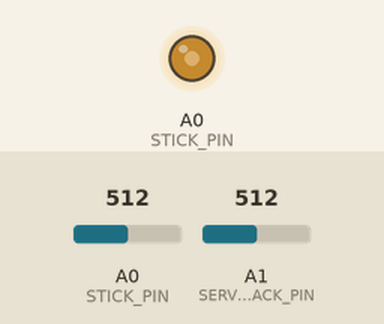
The sketch below on a simulated Arduino Zero (SAMD21). On the bench: output pins drawn as LEDs (lit = HIGH). Inputs (shaded band) come from the test bench; at power-on: A0 (STICK_PIN) = 512, A1 (SERVO_FEEDBACK_PIN) = 512 (analog values on the 0–1023 scale). What the sketch prints to the serial monitor is not drawn.

Above: at 1.2 s.
1.3 s: A0 (STICK_PIN) set to 0
At 2.5 s:
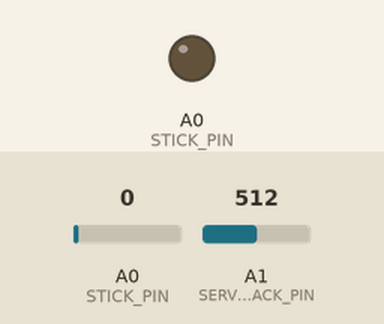
2.8 s: A0 (STICK_PIN) set to 122
At 3.7 s:
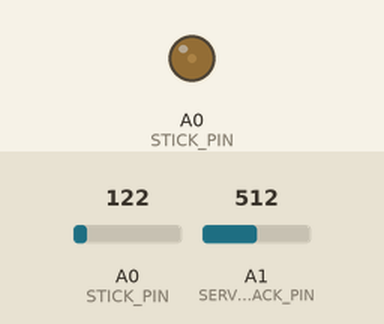
4.3 s: A0 (STICK_PIN) set to 716
At 4.9 s:
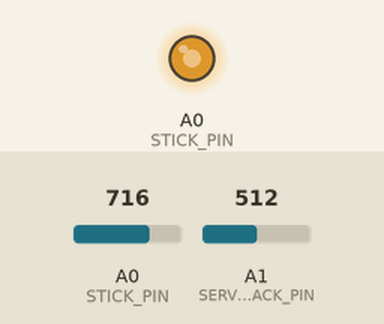
5.8 s: A0 (STICK_PIN) set to 900
At 7.2 s:
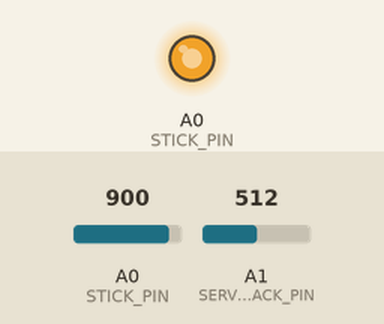
Timing chart, 0 to 8.3 s (numbered marks = the images above; inputs shaded):
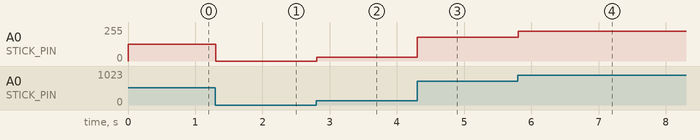

The sketch:

analogReadWrite.ino
```cpp
const int NUM_READINGS = 10;

const int FEEDBACK_ABSOLUTE_MAX = 3300;
const int FEEDBACK_MAX = 2330;

const int ANALOG_5V = 4095;
const int ANALOG_0V = 0;

// Pin constants
const int STICK_PIN = A0;
const int SERVO_FEEDBACK_PIN = A1;
const int MOTOR_CONTROLLER_PIN = DAC0;

// DAC - ADC resolutions
const int RESOLUTION_READ = 12;
const int RESOLUTION_WRITE = 12;

int stickReadings[NUM_READINGS];
int stickReadingsIndex = 0;
int stickReadingsTotal = 0;
int stickReadingsAverage = 0;

int feedbackReadings[NUM_READINGS];
int feedbackReadingsIndex = 0;
int feedbackReadingsTotal = 0;
int feedbackReadingsAverage = 0;

void setup()
{
  Serial.begin(9600);

  // Set ADC - DAC resolutions
  analogReadResolution(RESOLUTION_READ);
  analogWriteResolution(RESOLUTION_READ);

  for (int i = 0; i < NUM_READINGS; i++)
  {
    stickReadings[i] = 0;
    feedbackReadings[i] = 0;
  }
}

void loop()
{
  readStickInput();
  readServoFeedback();
}

void readStickInput()
{
  // Remove the last reading
  stickReadingsTotal -= stickReadings[stickReadingsIndex];
  // Read from sensor and add readings to joysticks total readings
  stickReadings[stickReadingsIndex] = analogRead(STICK_PIN);
  stickReadingsTotal += stickReadings[stickReadingsIndex];

  // Calculate an average value for the readings and write it to ppin
  stickReadingsAverage = stickReadingsTotal / NUM_READINGS;
  analogWrite(MOTOR_CONTROLLER_PIN, stickReadingsAverage);

  Serial.print("12-bit PWM value: ");
  Serial.println(stickReadingsAverage);

  // Increase the index and if needed reset it
  stickReadingsIndex += 1;
  if (stickReadingsIndex >= NUM_READINGS)
  {
    stickReadingsIndex = 0;
  }
}

void readServoFeedback()
{
  // Remove the last reading
  feedbackReadingsTotal -= feedbackReadings[feedbackReadingsIndex];
  // Read from servo feedback and add readings to feedback total readings
  feedbackReadings[feedbackReadingsIndex] = analogRead(SERVO_FEEDBACK_PIN);
  feedbackReadingsTotal += feedbackReadings[feedbackReadingsIndex];

  // Calculate an average value for the readings and write it to ppin
  feedbackReadingsAverage = feedbackReadingsTotal / NUM_READINGS;

  //Serial.print("Servo feedback: ");
  //Serial.println(scaleFeedback(feedbackReadingsAverage));

  // Increase the index and if needed reset it
  feedbackReadingsIndex += 1;
  if (feedbackReadingsIndex >= NUM_READINGS)
  {
    feedbackReadingsIndex = 0;
  }
}

void readGPSInput()
{
  // TODO: Complete this method
}

int scaleFeedback(int rawFeedback)
{
  double feedbackScale = ANALOG_5V / (FEEDBACK_ABSOLUTE_MAX - FEEDBACK_MAX);
  int scaledFeedback = (rawFeedback - FEEDBACK_MAX) * feedbackScale;

  if (ANALOG_0V <= scaledFeedback && scaledFeedback <= ANALOG_5V)
  {
    return scaledFeedback;
  }

  if (scaledFeedback < ANALOG_0V)
  {
    return ANALOG_0V;
  }

  return ANALOG_5V;
}
```

Measured:
- after the input at 1.3 s, A0 (STICK_PIN): 127/255 → 0/255 at once
- after the input at 2.8 s, A0 (STICK_PIN): 0/255 → 30/255 at once
- after the input at 4.3 s, A0 (STICK_PIN): 30/255 → 178/255 at once
- after the input at 5.8 s, A0 (STICK_PIN): 178/255 → 224/255 at once
